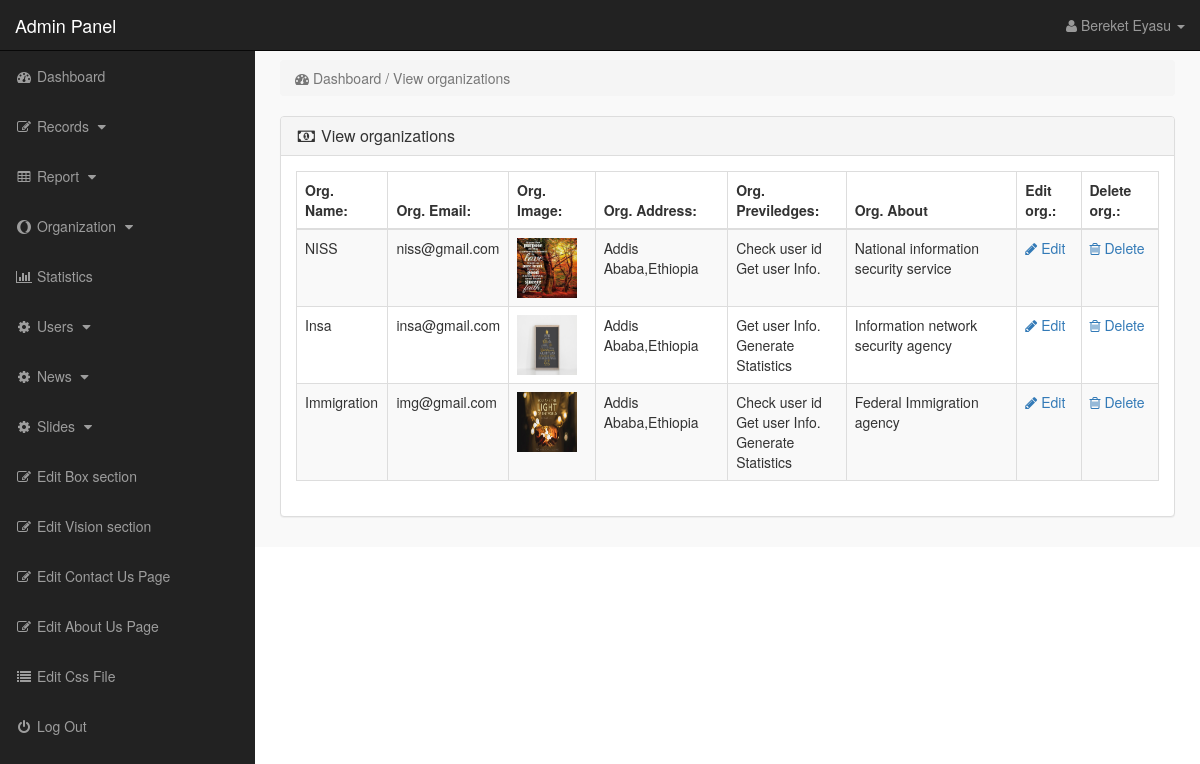
Screenshot of /admin_area/index.php?view_org (signed in) with the database file from the repository.
### tables this page shows
CREATE TABLE `orgs` (
  `oid` int(10) NOT NULL,
  `org_name` varchar(255) NOT NULL,
  `org_email` varchar(255) NOT NULL,
  `org_pass` varchar(255) NOT NULL,
  `prev1` varchar(255) NOT NULL,
  `prev2` varchar(255) NOT NULL,
  `prev3` varchar(255) NOT NULL,
  `org_address` varchar(255) NOT NULL,
  `org_image` text NOT NULL,
  `org_about` text NOT NULL,
  `user_id` int(10) NOT NULL,
  `admin_name` varchar(255) NOT NULL,
  `admin_id` int(10) NOT NULL
);

### admin_area/view_orgs.php (the view)
<?php
if(!isset($_SESSION['admin_email'])){
echo "<script>window.open('login.php','_self')</script>";
}
else {
?>
<div class="row" >
<div class="col-lg-12" >
<ol class="breadcrumb" >
<li class="active" >
<i class="fa fa-dashboard" ></i> Dashboard / View organizations
</li>
</ol>
</div>
</div>
<div class="row" >
<div class="col-lg-12" >
<div class="panel panel-default" >
<div class="panel-heading" >
<h3 class="panel-title" >
<i class="fa fa-money fa-fw" ></i> View organizations
</h3>
</div>
<div class="panel-body" >
<div class="table-responsive" >
<table class="table table-bordered table-hover table-striped" >
<thead>
<tr>
<th>Org. Name:</th>
<th>Org. Email:</th>
<th>Org. Image:</th>
<th>Org. Address:</th>
<th>Org. Previledges:</th>
<th>Org. About</th>
<th>Edit org.:</th>
<th>Delete org.:</th>
</tr>
</thead>
<tbody>
<?php
$get_orgs = "select * from orgs";
$run_orgs = mysqli_query($con,$get_orgs);
while($row_org = mysqli_fetch_array($run_orgs)){
$org_id = $row_org['oid'];
$org_name = $row_org['org_name'];
$org_email = $row_org['org_email'];
$org_image = $row_org['org_image'];
$org_address = $row_org['org_address'];
$prev1 = $row_org['prev1'];
$prev2 = $row_org['prev2'];
$prev3 = $row_org['prev3'];
$org_about=$row_org['org_about'];
?>
<tr>
<td><?php echo $org_name; ?></td>
<td><?php echo $org_email; ?></td>
<td><img src="images/<?php echo $org_image; ?>" width="60" height="60" ></td>
<td><?php echo $org_address; ?></td>
<td><?php
if($prev1=="yes")
echo "Check user id<br/>";
if($prev2=="yes")
echo "Get user Info.<br/>";
if($prev3=="yes")
echo "Generate Statistics<br/>"
?></td>
<td><?php echo $org_about; ?></td>
<td>
<a href="index.php?edit_org=<?php echo $org_id; ?>">
<i class="fa fa-pencil"> </i> Edit
</a>
</td>
<td>
<a href="index.php?delete_org=<?php echo $org_id; ?>" >
<i class="fa fa-trash-o" ></i> Delete
</a>
</td>
</tr>
<?php } ?>
</tbody>
</table>
</div>
</div>
</div>
</div>
</div>
<?php }  ?>

### admin_area/includes/sidebar.php (shortened to what this page needs)
<?php
if(!isset($_SESSION['admin_email'])){
echo "<script>window.open('login.php','_self')</script>";
}
else {
?>
<nav class="navbar navbar-inverse navbar-fixed-top" >
<div class="navbar-header" >
<a class="navbar-brand" href="index.php?dashboard" >Admin Panel</a>
</div>
<ul class="nav navbar-right top-nav" >
<li class="dropdown" >
<a href="#" class="dropdown-toggle" data-toggle="dropdown" >
<i class="fa fa-user" ></i>
<?php echo $admin_name; ?> <b class="caret" ></b>
</a>
</li>
</ul>
<div class="collapse navbar-collapse navbar-ex1-collapse">
<ul class="nav navbar-nav side-nav">
<li>
<a href="index.php?dashboard">
<i class="fa fa-fw fa-dashboard"></i> Dashboard
</a>
</li>
<li>
                    <a href="#" data-toggle="collapse" data-target="#records">
                        <i class="fa fa-fw fa-edit"></i> Records
                        <i class="fa fa-fw fa-caret-down"></i>
                    </a>
                </li>
                <li class="<?php if(isset($_GET['user_report'])||isset($_GET['reg_report'])){ echo "active"; } ?>">
                    <a href="#" data-toggle="collapse" data-target="#reports">
                        <i class="fa fa-fw fa-table"></i> Report
                        <i class="fa fa-fw fa-caret-down"></i>
                    </a>
                </li>
                <li class="<?php if(isset($_GET['user_report'])||isset($_GET['reg_report'])){ echo "active"; } ?>">
                    <a href="#" data-toggle="collapse" data-target="#org">
                        <i class="fa fa-fw fa-opera"></i> Organization
                        <i class="fa fa-fw fa-caret-down"></i>
                    </a>
                </li>
                <li>
                <li class="<?php if(isset($_GET['stat'])){ echo "active"; } ?>">
                    <a href="index.php?stat"><i class="fa fa-fw fa-bar-chart"></i> Statistics </a>
                </li>
                <li>
                    <a href="#" data-toggle="collapse" data-target="#users">
                        <i class="fa fa-fw fa-gear"></i> Users
                        <i class="fa fa-fw fa-caret-down"></i>
                    </a>
                </li>
                <li>
<a href="#" data-toggle="collapse" data-target="#news">
<i class="fa fa-fw fa-gear"></i> News
<i class="fa fa-fw fa-caret-down"></i>
</a>
</li>
                <li>
<a href="#" data-toggle="collapse" data-target="#slides">
<i class="fa fa-fw fa-gear"></i> Slides
<i class="fa fa-fw fa-caret-down"></i>
</a>
</li>
<li>
<a href="index.php?edit_box">
<i class="fa fa-fw fa-edit"></i> Edit Box  section
</a>
</li>
<li>
<a href="index.php?edit_vision_section">
<i class="fa fa-fw fa-edit"></i> Edit Vision  section
</a>
</li>
<li>
<a href="index.php?edit_contact_us">
<i class="fa fa-fw fa-edit"></i> Edit Contact Us Page
</a>
</li>
<li>
<a href="index.php?edit_about_us">
<i class="fa fa-fw fa-edit"></i> Edit About Us Page
</a>
</li>
<li>
<a href="index.php?edit_css">
<i class="fa fa-fw fa-list"></i> Edit Css File
</a>
</li>
<li>
<a href="logout.php">
<i class="fa fa-fw fa-power-off"></i> Log Out
</a>
</li>
</ul>
</div>
</nav>
<?php } ?>

### admin_area/css/style.css (style rules this page uses)
body { margin-top:100px; }
@media (min-width: 768px) { body { margin-top:50px; } }
.top-nav { padding:0 15px; }
.top-nav>li { display:inline-block; float:left; }
.top-nav>li>a { padding-top:15px; padding-bottom:15px; line-height:20px; color:#999; }
@media (min-width: 768px) { .side-nav { position:fixed; top:51px; width:255px; border-radius:0; overflow-y:auto; background-color: #222; bottom:0; overflow-x:hidden; padding-bottom:40px; } }
@media (min-width: 768px) { .side-nav>li>a { width:255px; } }
.panel-body { border-radius:5px; }

### rows the page displays
orgs: org_name "NISS", org_email "niss@gmail.com", org_image (picture), org_address "Addis Ababa,Ethiopia", prev1 "Check user id", prev2 "Get user Info.", org_about "National information security service"
orgs: org_name "Insa", org_email "insa@gmail.com", org_image (picture), org_address "Addis Ababa,Ethiopia", prev2 "Get user Info.", prev3 "Generate Statistics", org_about "Information network security agency"
orgs: org_name "Immigration", org_email "img@gmail.com", org_image (picture), org_address "Addis Ababa,Ethiopia", prev1 "Check user id", prev2 "Get user Info.", prev3 "Generate Statistics", org_about "Federal Immigration agency"

### other values shown
$admin_name "Bereket Eyasu"
